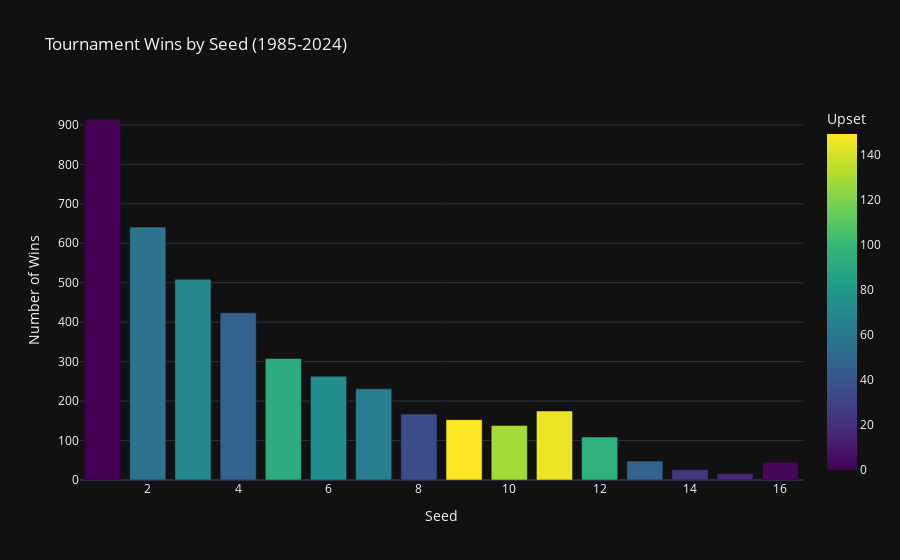

Source (notebook cell):
### Code cell
seed_performance = tourney_compact.copy()
seed_performance['Upset'] = seed_performance['WSeedValue'] > seed_performance['LSeedValue']

# Group by seed and calculate win percentage
seed_stats = seed_performance.groupby('WSeedValue').agg({
    'Season': 'count',  # Total wins by this seed
    'Upset': 'sum'      # Number of upsets by this seed
}).rename(columns={'Season': 'Wins'})

# Add visualization
fig = px.bar(seed_stats, x=seed_stats.index, y='Wins', 
             title='Tournament Wins by Seed (1985-2024)',
             labels={'WSeedValue': 'Seed', 'Wins': 'Number of Wins'},
             color='Upset', color_continuous_scale='Viridis')
fig.update_layout(xaxis_title='Seed', yaxis_title='Number of Wins')
fig.show()

### Figure 1 — Plotly figure (JSON) as saved in the notebook; plotly's stock layout.template omitted (floating-point values rounded to 4 significant figures)
{"data": [{"alignmentgroup": "True", "hovertemplate": "Seed=%{x}<br>Number of Wins=%{y}<br>Upset=%{marker.color}<extra></extra>", "legendgroup": "", "marker": {"color": [0, 57, 70, 47, 93, 74, 63, 35, 149, 128, 145, 95, 47, 25, 16, 3], "coloraxis": "coloraxis", "pattern": {"shape": ""}}, "name": "", "offsetgroup": "", "orientation": "v", "showlegend": false, "textposition": "auto", "type": "bar", "x": [1, 2, 3, 4, 5, 6, 7, 8, 9, 10, 11, 12, 13, 14, 15, 16], "xaxis": "x", "y": [915, 641, 509, 424, 308, 263, 231, 167, 153, 138, 175, 109, 48, 26, 16, 45], "yaxis": "y"}], "layout": {"barmode": "relative", "coloraxis": {"colorbar": {"title": {"text": "Upset"}}, "colorscale": [[0, "#440154"], [0.1111, "#482878"], [0.2222, "#3e4989"], [0.3333, "#31688e"], [0.4444, "#26828e"], [0.5556, "#1f9e89"], [0.6667, "#35b779"], [0.7778, "#6ece58"], [0.8889, "#b5de2b"], [1, "#fde725"]]}, "legend": {"tracegroupgap": 0}, "title": {"text": "Tournament Wins by Seed (1985-2024)"}, "xaxis": {"anchor": "y", "domain": [0, 1], "title": {"text": "Seed"}}, "yaxis": {"anchor": "x", "domain": [0, 1], "title": {"text": "Number of Wins"}}}}
